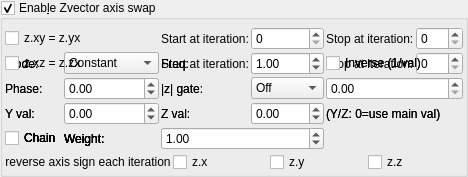
    <widget class="MyGroupBox" name="groupCheck_transf_function_enabledK_false">
     <property name="toolTip">
      <string>&lt;html&gt;&lt;head/&gt;&lt;body&gt;&lt;p&gt;Reverse vector z components and signs each iteration&lt;/p&gt;&lt;/body&gt;&lt;/html&gt;</string>
     </property>
     <property name="title">
      <string>Enab&amp;le Zvector axis swap</string>
     </property>
     <property name="checkable">
      <bool>true</bool>
     </property>
     <layout class="QVBoxLayout" name="verticalLayout_53">
      <property name="spacing">
       <number>2</number>
      </property>
      <property name="leftMargin">
       <number>2</number>
      </property>
      <property name="topMargin">
       <number>2</number>
      </property>
      <property name="rightMargin">
       <number>2</number>
      </property>
      <property name="bottomMargin">
       <number>2</number>
      </property>
      <item>
       <layout class="QGridLayout" name="gridLayout_77" columnstretch="0,0,0,1,0,1">
        <property name="topMargin">
         <number>5</number>
        </property>
        <item row="0" column="2">
         <widget class="QLabel" name="label_262">
          <property name="text">
           <string>Start at iteration:</string>
          </property>
         </widget>
        </item>
        <item row="1" column="5">
         <widget class="MySpinBox" name="spinboxInt_transf_stop_iterations_E">
          <property name="sizePolicy">
           <sizepolicy hsizetype="Minimum" vsizetype="Maximum">
            <horstretch>0</horstretch>
            <verstretch>0</verstretch>
           </sizepolicy>
          </property>
          <property name="maximum">
           <number>999</number>
          </property>
         </widget>
        </item>
      <item row="1" column="0">
       <widget class="QLabel"><property name="text"><string>Mode:</string></property></widget>
      </item>
      <item row="1" column="1">
       <widget class="MyComboBox" name="comboBox_transf_multiplier_value_mode_4">
        <item><property name="text"><string notr="true">Constant</string></property></item>
        <item><property name="text"><string notr="true">Sine</string></property></item>
        <item><property name="text"><string notr="true">Ramp</string></property></item>
        <item><property name="text"><string notr="true">Exponential</string></property></item>
        <item><property name="text"><string notr="true">Triangle</string></property></item>
        <item><property name="text"><string notr="true">Square</string></property></item>
        <item><property name="text"><string notr="true">Smoothstep</string></property></item>
        <item><property name="text"><string notr="true">Noise</string></property></item>
        <item><property name="text"><string notr="true">Ping-pong</string></property></item>
        <item><property name="text"><string notr="true">Stepped</string></property></item>
       </widget>
      </item>
      <item row="1" column="2">
       <widget class="QLabel"><property name="text"><string>Freq:</string></property></widget>
      </item>
      <item row="1" column="3">
       <widget class="MyDoubleSpinBox" name="spinbox_transf_multiplier_frequency_4">
        <property name="minimum"><double>0.01</double></property><property name="maximum"><double>100.0</double></property>
        <property name="singleStep"><double>0.1</double></property><property name="value"><double>1.0</double></property>
       </widget>
      </item>
      <item row="1" column="4" colspan="2">
       <widget class="MyCheckBox" name="checkBox_transf_multiplier_inverse_4">
        <property name="text"><string>Inverse (1/val)</string></property>
       </widget>
      </item>
      <item row="2" column="0">
       <widget class="QLabel"><property name="text"><string>Phase:</string></property></widget>
      </item>
      <item row="2" column="1">
       <widget class="MyDoubleSpinBox" name="spinbox_transf_multiplier_phase_4">
        <property name="minimum"><double>-10.0</double></property><property name="maximum"><double>10.0</double></property>
        <property name="singleStep"><double>0.1</double></property><property name="value"><double>0.0</double></property>
       </widget>
      </item>
      <item row="2" column="2">
       <widget class="QLabel"><property name="text"><string>|z| gate:</string></property></widget>
      </item>
      <item row="2" column="3">
       <widget class="MyComboBox" name="comboBox_transf_multiplier_threshold_mode_4">
        <item><property name="text"><string notr="true">Off</string></property></item>
        <item><property name="text"><string notr="true">&gt; thresh</string></property></item>
        <item><property name="text"><string notr="true">&lt; thresh</string></property></item>
       </widget>
      </item>
      <item row="2" column="4" colspan="2">
       <widget class="MyDoubleSpinBox" name="spinbox_transf_multiplier_threshold_4">
        <property name="minimum"><double>0.0</double></property><property name="maximum"><double>1000.0</double></property>
        <property name="singleStep"><double>0.1</double></property><property name="value"><double>0.0</double></property>
       </widget>
      </item>
      <item row="3" column="0">
       <widget class="QLabel"><property name="text"><string>Y val:</string></property></widget>
      </item>
      <item row="3" column="1">
       <widget class="MyDoubleSpinBox" name="spinbox_transf_multiplier_scale_y_4">
        <property name="minimum"><double>-100.0</double></property><property name="maximum"><double>100.0</double></property>
        <property name="singleStep"><double>0.01</double></property><property name="value"><double>0.0</double></property>
       </widget>
      </item>
      <item row="3" column="2">
       <widget class="QLabel"><property name="text"><string>Z val:</string></property></widget>
      </item>
      <item row="3" column="3">
       <widget class="MyDoubleSpinBox" name="spinbox_transf_multiplier_scale_z_4">
        <property name="minimum"><double>-100.0</double></property><property name="maximum"><double>100.0</double></property>
        <property name="singleStep"><double>0.01</double></property><property name="value"><double>0.0</double></property>
       </widget>
      </item>
      <item row="3" column="4" colspan="2">
       <widget class="QLabel"><property name="text"><string notr="true">(Y/Z: 0=use main val)</string></property></widget>
      </item>
      <item row="4" column="0">
       <widget class="MyCheckBox" name="checkBox_transf_multiplier_chain_5">
        <property name="text"><string>Chain</string></property>
       </widget>
      </item>
      <item row="4" column="1">
       <widget class="QLabel"><property name="text"><string>Weight:</string></property></widget>
      </item>
      <item row="4" column="2" colspan="2">
       <widget class="MyDoubleSpinBox" name="spinbox_transf_multiplier_weight_5">
        <property name="minimum"><double>0.0</double></property><property name="maximum"><double>10.0</double></property>
        <property name="singleStep"><double>0.1</double></property><property name="value"><double>1.0</double></property>
       </widget>
      </item>
      <item row="4" column="0">
       <widget class="MyCheckBox" name="checkBox_transf_multiplier_chain_4">
        <property name="text"><string>Chain</string></property>
       </widget>
      </item>
      <item row="4" column="1">
       <widget class="QLabel"><property name="text"><string>Weight:</string></property></widget>
      </item>
      <item row="4" column="2" colspan="2">
       <widget class="MyDoubleSpinBox" name="spinbox_transf_multiplier_weight_4">
        <property name="minimum"><double>0.0</double></property><property name="maximum"><double>10.0</double></property>
        <property name="singleStep"><double>0.1</double></property><property name="value"><double>1.0</double></property>
       </widget>
      </item>
      <item row="4" column="0">
       <widget class="MyCheckBox" name="checkBox_transf_multiplier_chain_3">
        <property name="text"><string>Chain</string></property>
       </widget>
      </item>
      <item row="4" column="1">
       <widget class="QLabel"><property name="text"><string>Weight:</string></property></widget>
      </item>
      <item row="4" column="2" colspan="2">
       <widget class="MyDoubleSpinBox" name="spinbox_transf_multiplier_weight_3">
        <property name="minimum"><double>0.0</double></property><property name="maximum"><double>10.0</double></property>
        <property name="singleStep"><double>0.1</double></property><property name="value"><double>1.0</double></property>
       </widget>
      </item>
      <item row="4" column="0">
       <widget class="MyCheckBox" name="checkBox_transf_multiplier_chain_2">
        <property name="text"><string>Chain</string></property>
       </widget>
      </item>
      <item row="4" column="1">
       <widget class="QLabel"><property name="text"><string>Weight:</string></property></widget>
      </item>
      <item row="4" column="2" colspan="2">
       <widget class="MyDoubleSpinBox" name="spinbox_transf_multiplier_weight_2">
        <property name="minimum"><double>0.0</double></property><property name="maximum"><double>10.0</double></property>
        <property name="singleStep"><double>0.1</double></property><property name="value"><double>1.0</double></property>
       </widget>
      </item>
      <item row="4" column="0">
       <widget class="MyCheckBox" name="checkBox_transf_multiplier_chain_1">
        <property name="text"><string>Chain</string></property>
       </widget>
      </item>
      <item row="4" column="1">
       <widget class="QLabel"><property name="text"><string>Weight:</string></property></widget>
      </item>
      <item row="4" column="2" colspan="2">
       <widget class="MyDoubleSpinBox" name="spinbox_transf_multiplier_weight_1">
        <property name="minimum"><double>0.0</double></property><property name="maximum"><double>10.0</double></property>
        <property name="singleStep"><double>0.1</double></property><property name="value"><double>1.0</double></property>
       </widget>
      </item>
        <item row="1" column="4">
         <widget class="QLabel" name="label_264">
          <property name="text">
           <string>Stop at iteration:</string>
          </property>
         </widget>
        </item>
        <item row="0" column="4">
         <widget class="QLabel" name="label_263">
          <property name="text">
           <string>Stop at iteration:</string>
          </property>
         </widget>
        </item>
        <item row="0" column="3">
         <widget class="MySpinBox" name="spinboxInt_transf_start_iterations_D">
          <property name="sizePolicy">
           <sizepolicy hsizetype="Minimum" vsizetype="Maximum">
            <horstretch>0</horstretch>
            <verstretch>0</verstretch>
           </sizepolicy>
          </property>
          <property name="maximum">
           <number>999</number>
          </property>
         </widget>
        </item>
        <item row="1" column="3">
         <widget class="MySpinBox" name="spinboxInt_transf_start_iterations_E">
          <property name="sizePolicy">
           <sizepolicy hsizetype="Minimum" vsizetype="Maximum">
            <horstretch>0</horstretch>
            <verstretch>0</verstretch>
           </sizepolicy>
          </property>
          <property name="maximum">
           <number>999</number>
          </property>
         </widget>
        </item>
        <item row="1" column="2">
         <widget class="QLabel" name="label_265">
          <property name="text">
           <string>Start at iteration:</string>
          </property>
         </widget>
        </item>
        <item row="0" column="5">
         <widget class="MySpinBox" name="spinboxInt_transf_stop_iterations_D">
          <property name="sizePolicy">
           <sizepolicy hsizetype="Minimum" vsizetype="Maximum">
            <horstretch>0</horstretch>
            <verstretch>0</verstretch>
           </sizepolicy>
          </property>
          <property name="maximum">
           <number>999</number>
          </property>
         </widget>
        </item>
      <item row="1" column="0">
       <widget class="QLabel"><property name="text"><string>Mode:</string></property></widget>
      </item>
      <item row="1" column="1">
       <widget class="MyComboBox" name="comboBox_transf_multiplier_value_mode_3">
        <item><property name="text"><string notr="true">Constant</string></property></item>
        <item><property name="text"><string notr="true">Sine</string></property></item>
        <item><property name="text"><string notr="true">Ramp</string></property></item>
        <item><property name="text"><string notr="true">Exponential</string></property></item>
        <item><property name="text"><string notr="true">Triangle</string></property></item>
        <item><property name="text"><string notr="true">Square</string></property></item>
        <item><property name="text"><string notr="true">Smoothstep</string></property></item>
        <item><property name="text"><string notr="true">Noise</string></property></item>
        <item><property name="text"><string notr="true">Ping-pong</string></property></item>
        <item><property name="text"><string notr="true">Stepped</string></property></item>
       </widget>
      </item>
      <item row="1" column="2">
       <widget class="QLabel"><property name="text"><string>Freq:</string></property></widget>
      </item>
      <item row="1" column="3">
       <widget class="MyDoubleSpinBox" name="spinbox_transf_multiplier_frequency_3">
        <property name="minimum"><double>0.01</double></property><property name="maximum"><double>100.0</double></property>
        <property name="singleStep"><double>0.1</double></property><property name="value"><double>1.0</double></property>
       </widget>
      </item>
      <item row="1" column="4" colspan="2">
       <widget class="MyCheckBox" name="checkBox_transf_multiplier_inverse_3">
        <property name="text"><string>Inverse (1/val)</string></property>
       </widget>
      </item>
      <item row="2" column="0">
       <widget class="QLabel"><property name="text"><string>Phase:</string></property></widget>
      </item>
      <item row="2" column="1">
       <widget class="MyDoubleSpinBox" name="spinbox_transf_multiplier_phase_3">
        <property name="minimum"><double>-10.0</double></property><property name="maximum"><double>10.0</double></property>
        <property name="singleStep"><double>0.1</double></property><property name="value"><double>0.0</double></property>
       </widget>
      </item>
      <item row="2" column="2">
       <widget class="QLabel"><property name="text"><string>|z| gate:</string></property></widget>
      </item>
      <item row="2" column="3">
       <widget class="MyComboBox" name="comboBox_transf_multiplier_threshold_mode_3">
        <item><property name="text"><string notr="true">Off</string></property></item>
        <item><property name="text"><string notr="true">&gt; thresh</string></property></item>
        <item><property name="text"><string notr="true">&lt; thresh</string></property></item>
       </widget>
      </item>
      <item row="2" column="4" colspan="2">
       <widget class="MyDoubleSpinBox" name="spinbox_transf_multiplier_threshold_3">
        <property name="minimum"><double>0.0</double></property><property name="maximum"><double>1000.0</double></property>
        <property name="singleStep"><double>0.1</double></property><property name="value"><double>0.0</double></property>
       </widget>
      </item>
      <item row="3" column="0">
       <widget class="QLabel"><property name="text"><string>Y val:</string></property></widget>
      </item>
      <item row="3" column="1">
       <widget class="MyDoubleSpinBox" name="spinbox_transf_multiplier_scale_y_3">
        <property name="minimum"><double>-100.0</double></property><property name="maximum"><double>100.0</double></property>
        <property name="singleStep"><double>0.01</double></property><property name="value"><double>0.0</double></property>
       </widget>
      </item>
      <item row="3" column="2">
       <widget class="QLabel"><property name="text"><string>Z val:</string></property></widget>
      </item>
      <item row="3" column="3">
       <widget class="MyDoubleSpinBox" name="spinbox_transf_multiplier_scale_z_3">
        <property name="minimum"><double>-100.0</double></property><property name="maximum"><double>100.0</double></property>
        <property name="singleStep"><double>0.01</double></property><property name="value"><double>0.0</double></property>
       </widget>
      </item>
      <item row="3" column="4" colspan="2">
       <widget class="QLabel"><property name="text"><string notr="true">(Y/Z: 0=use main val)</string></property></widget>
      </item>
        <item row="0" column="0" colspan="2">
         <widget class="MyCheckBox" name="checkBox_transf_function_enabledD_false">
          <property name="text">
           <string notr="true">z.xy = z.yx</string>
          </property>
         </widget>
        </item>
        <item row="1" column="0" colspan="2">
         <widget class="MyCheckBox" name="checkBox_transf_function_enabledE_false">
          <property name="text">
           <string notr="true">z.xz = z.zx</string>
          </property>
         </widget>
        </item>
       </layout>
      </item>
      <item>
       <layout class="QGridLayout" name="gridLayout_3">
        <item row="1" column="1">
         <widget class="MyCheckBox" name="checkBox_transf_function_enabledBx_false">
          <property name="text">
           <string notr="true">z.x</string>
          </property>
         </widget>
        </item>
        <item row="1" column="2">
         <widget class="MyCheckBox" name="checkBox_transf_function_enabledBy_false">
          <property name="text">
           <string notr="true">z.y</string>
          </property>
         </widget>
        </item>
        <item row="1" column="3">
         <widget class="MyCheckBox" name="checkBox_transf_function_enabledBz_false">
          <property name="text">
           <string notr="true">z.z</string>
          </property>
         </widget>
        </item>
        <item row="1" column="0">
         <widget class="QLabel" name="label_3">
          <property name="text">
           <string>reverse axis sign each iteration</string>
          </property>
          <property name="alignment">
           <set>Qt::AlignCenter</set>
          </property>
         </widget>
        </item>
       </layout>
      </item>
     </layout>
    </widget>
